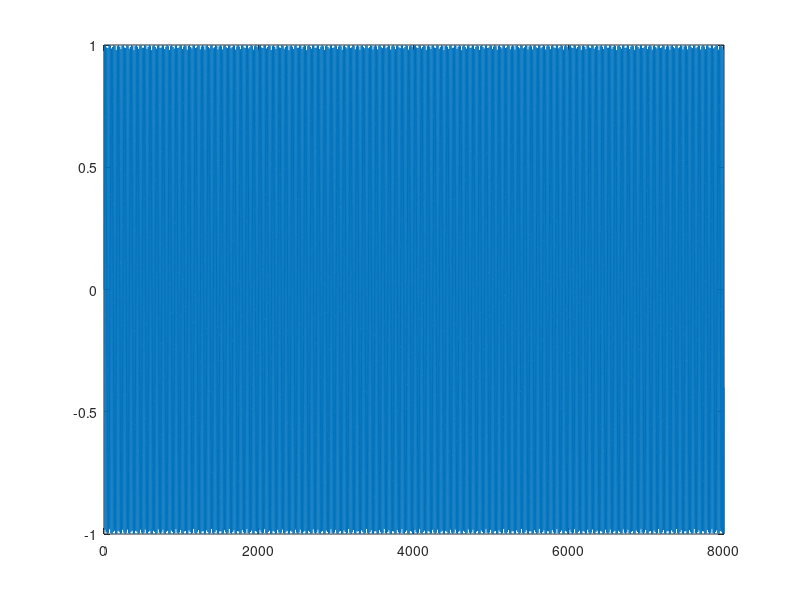

MATLAB code for this plot:
Fs = 8000;
Freq = [262,294,330,349.7,392.6,440.6,494.5,524];
Amp = ones(1,8);
Phase = zeros(1,8);
t = [0:7999]'/8000;
OctaveSig = (ones(length(t),1)*Amp.*sin(2*pi*t*Freq+ones(length(t),1)*Phase));

for i = 1:length(Freq)
    TempSound = OctaveSig(:,i);
    sound(TempSound,Fs);
    pause(1.5);
    plot(TempSound);
end
 
%TempSound = sum(OctaveSig,2);
%sound(TempSound,Fs);
%plot(t,TempSound)